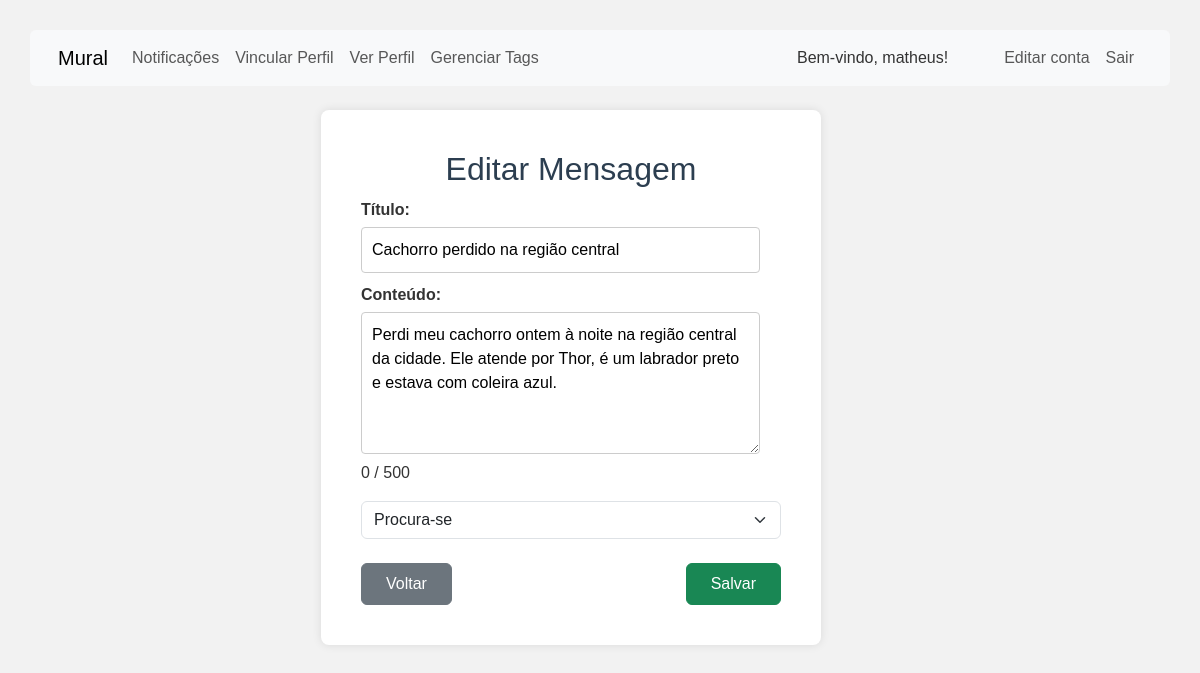
Screenshot of /mensagem/edit.php?id=1 (signed in) with the database file from the repository.
### tables this page shows
CREATE TABLE `mensagens` (
  `id` int(11) NOT NULL,
  `titulo` varchar(100) DEFAULT NULL,
  `conteudo` text DEFAULT NULL,
  `criado_em` timestamp NOT NULL DEFAULT current_timestamp(),
  `user_id` int(11) DEFAULT NULL,
  `tag_id` int(11) DEFAULT NULL,
  `image_path` varchar(255) DEFAULT NULL
);

CREATE TABLE `tags` (
  `id` int(11) NOT NULL,
  `nome` varchar(50) NOT NULL
);

### mensagem/edit.php (the view, shortened to what this page needs)
<?php
include 'db.php';
$id = isset($_GET['id']) ? (int) $_GET['id'] : 0;
$sql_fetch = "SELECT * FROM mensagens WHERE id = ?";
$stmt_fetch = $conn->prepare($sql_fetch);
$stmt_fetch->bind_param("i", $id);
if (!$stmt_fetch->execute()) {
    ini_set('display_errors', 1);
    error_reporting(E_ALL);
    die("Erro na execução da consulta (buscar mensagem): (" . $stmt_fetch->errno . ") " . $stmt_fetch->error);
}
$result_fetch = $stmt_fetch->get_result();
$mensagem = null;
if ($result_fetch && $result_fetch->num_rows === 1) {
    $mensagem = $result_fetch->fetch_assoc();
}
$tags_result = $conn->query("SELECT id, nome FROM tags ORDER BY nome ASC");
?>
<?php
include '../includes/logged-header.php';
?>
<div class="container">
    <div class="d-flex justify-content-center">
        <div class="col-xl-6 col-lg-8 col-md-10 col-sm-12">
            <div class="form-type">
                <form action="process.php" method="POST">
                    <h2 class="text-center">Editar Mensagem</h2>
                    <div class="form-group">
                        <label for="titulo">Título:</label>
                        <input type="text" id="titulo" name="titulo"
                            value="<?= htmlspecialchars($mensagem['titulo']) ?>" required>
                    </div>
                    <div class="form-group">
                        <label for="conteudo">Conteúdo:</label>
                        <textarea id="conteudo" name="conteudo" rows="5"
                            required><?= htmlspecialchars($mensagem['conteudo']) ?></textarea>
                        <p id="contador">0 / 500</p>
                    </div>
                    <div class="form-group">
                        <select name="tag_id" id="tag_id" class="form-select" required>
                            <?php while ($tag = $tags_result->fetch_assoc()): ?>
                                <option value="<?= $tag['id'] ?>" <?php
                                  if (isset($mensagem['tag_id']) && $mensagem['tag_id'] == $tag['id'])
                                      echo ' selected';
                                  ?>>
                                    <?= htmlspecialchars($tag['nome']) ?>
                                </option>
                            <?php endwhile; ?>
                        </select>
                    </div>
                    <br>
                    <div class="d-flex justify-content-between">
                        <a href="index.php" class="btn btn-secondary  py-2 px-4">Voltar</a>
                        <button type="submit" name="editar" class="btn btn-success py-2 px-4">Salvar</button>
                    </div>
                </form>
            </div>
        </div>
    </div>
</div>
<?php include '../includes/footer.php'; ?>

### mensagem/style.css (style rules this page uses)
body { font-family: Arial, sans-serif; background-color: #f2f2f2; padding: 30px; color: #333; }
h1, h2 { color: #2c3e50; }
a { color: #2980b9; text-decoration: none; }
form { background-color: white; padding: 20px; border-radius: 8px; max-width: 500px; }
.form-type { background-color: white; padding: 20px; border-radius: 8px; max-width: 500px; box-shadow: 0 0 10px rgba(0, 0, 0, 0.1); }
.form-group { margin-top: 10px; }
.form-group label { font-weight: bold; }
input[type="text"], input[type="email"], input[type="password"], textarea { width: 95%; padding: 10px; margin-top: 5px; border-radius: 4px; border: 1px solid #ccc; }

### rows the page displays
mensagens: titulo "Cachorro perdido na região central", conteudo "Perdi meu cachorro ontem à noite na região central da cidade. Ele atende por Thor, é um labrador preto e estava com coleira azul.", tag_id "Procura-se"

### other values shown
$_SESSION['username'] "matheus"
